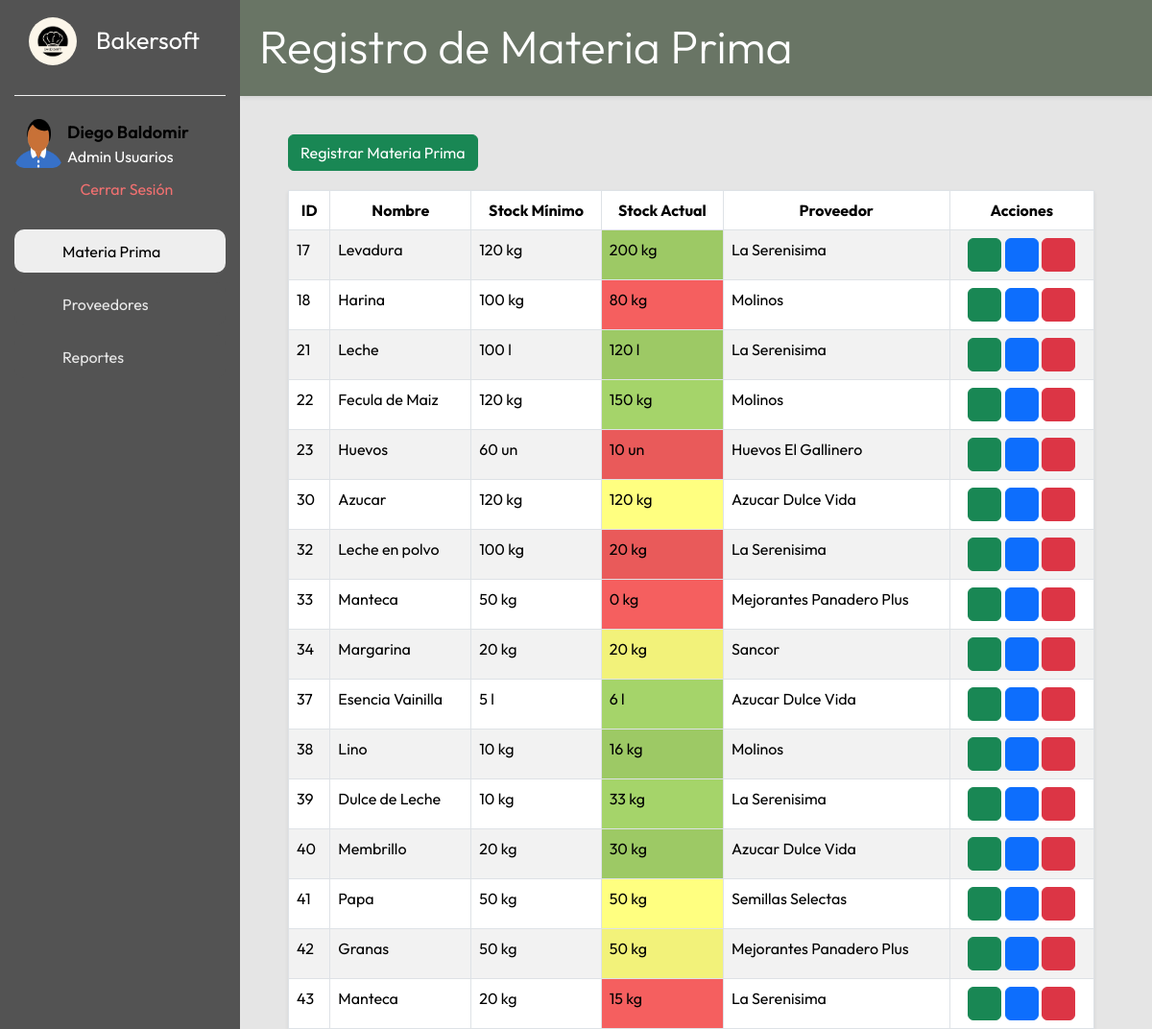
Page /bakersoft/materiaprima/vista/index.php (signed in) on the earlier database version.
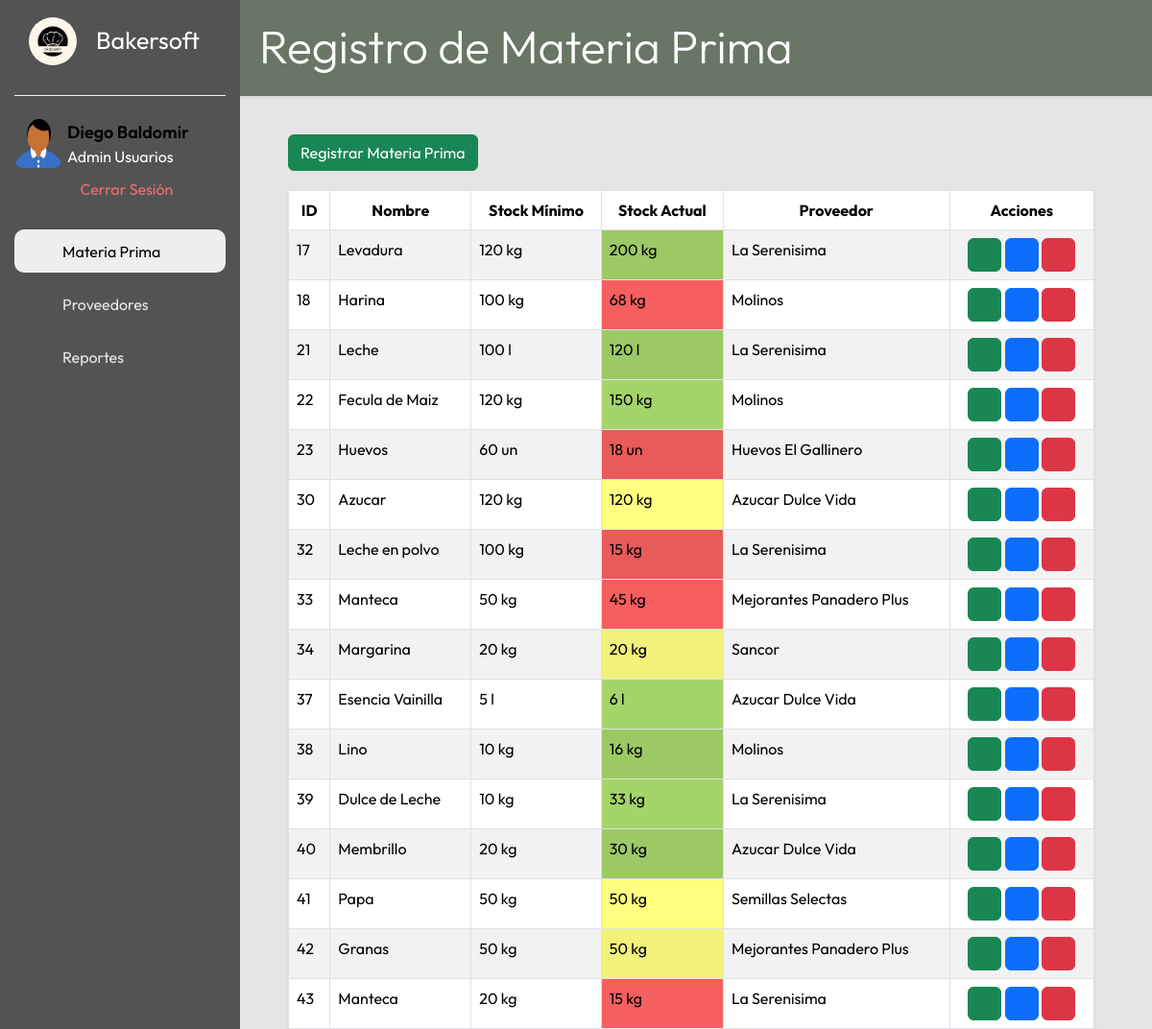
Same page on the later database version.
### tables this page shows
CREATE TABLE IF NOT EXISTS `materiaprima` (
  `id` int NOT NULL AUTO_INCREMENT,
  `nombre` varchar(100) NOT NULL,
  `lote` varchar(30) NOT NULL,
  `unidad_medida` varchar(10) NOT NULL,
  `es_perecedero` tinyint(1) NOT NULL DEFAULT '0',
  `fecha_vencimiento` date DEFAULT NULL,
  `stockminimo` int NOT NULL,
  `stockactual` int NOT NULL,
  `proveedor` int DEFAULT NULL,
  `estado` varchar(10) NOT NULL,
  `categoriaMP` int NOT NULL,
  PRIMARY KEY (`id`),
  UNIQUE KEY `uq_mp_nombre_lote` (`nombre`,`lote`),
  KEY `fk_materia_proveedor` (`proveedor`),
  KEY `fk_categoriaMP` (`categoriaMP`),
  KEY `idx_mp_perecedero_vto` (`es_perecedero`,`fecha_vencimiento`)
);

CREATE TABLE IF NOT EXISTS `proveedor` (
  `id_proveedor` int NOT NULL AUTO_INCREMENT,
  `nombre` varchar(100) NOT NULL,
  `email` varchar(50) NOT NULL,
  `telefono` varchar(20) NOT NULL,
  `calle` varchar(100) NOT NULL,
  `altura` int NOT NULL,
  `provincia` int NOT NULL,
  `localidad` int NOT NULL,
  `estado` varchar(20) NOT NULL,
  PRIMARY KEY (`id_proveedor`),
  KEY `fk_proveedor_provincia` (`provincia`),
  KEY `fk_proveedor_localidad` (`localidad`)
);

### Bakersoft/config/bd.php (called while the page is built)
<?php
class bd {
    private $host;
    private $dbname;
    private $user;
    private $password;
    function __construct(){
        $this->host = "localhost";
        $this->dbname = "bakersoft";
        $this->user = "root";
        $this->password = "";
    }
    public function conexion(){
    try{
        $PDO = new PDO("mysql:host=".$this->host.";dbname=".$this->dbname,$this->user,$this->password);
        return $PDO;
    }catch(PDOexception $ex){
        return $ex->getMessage();
    }
    }
}
?>

### Bakersoft/materiaprima/controlador/controladorMP.php (called while the page is built, shortened)
<?php
class controladorMP{
    private $modelo;
    public function __construct(){
        require_once("../modelo/modeloMP.php");
        $this->modelo = new modeloMP();
    }
    public function mostrarTodos(){
        return ($this->modelo->listarTodos() ? $this->modelo->listarTodos() : false);
    }
    public function consultaProveedor($id_proveedor){
        $consulta = $this->modelo->traeProveedor($id_proveedor);
        return $consulta;
    }
}
?>

### Bakersoft/materiaprima/modelo/modeloMP.php (called while the page is built, shortened)
<?php
class modeloMP {
    private $PDO;
    public function __construct(){
        require_once("../../config/bd.php");
        $con = new bd();
        $this->PDO = $con->conexion();
    }
    public function listarTodos(){
        $consulta = $this->PDO->prepare("SELECT * FROM materiaprima");
        return ($consulta->execute()) ? $consulta->fetchAll() : false;
    }
    public function traeProveedor($id){
        $consulta = $this->PDO->prepare("SELECT * FROM proveedor WHERE id_proveedor = :id");
        $consulta->bindParam(":id",$id);
        return ($consulta->execute()) ? $consulta->fetchAll() : false;
    }
}
?>

### Bakersoft/materiaprima/vista/index.php (the view, shortened to what this page needs)
<?php
    include_once("head/head.php");
    require_once("../controlador/controladorMP.php");
    $obj = new controladorMP();
    $filas = $obj->mostrarTodos();
?>
<div class="titulo-contenido shadow-sm"><h1 class="display-5">Registro de Materia Prima</h1></div>
<div class="contenido-principal">
    <div class="encabezado-tabla">
        <div>
            <button type="button" class="btn btn-success" data-bs-toggle="modal" data-bs-target="#registrarMP">
                Registrar Materia Prima
            </button>
        </div>
    </div>
    <div class="contenido">
        <div class="tabla-empleados">
            <table id="MP-lista" class="shadow-sm table table-striped table-hover table-bordered">
                <thead class="thead-dark">
                    <tr class="text-center">
                        <th scope="col">ID</th>
                        <th scope="col">Nombre</th>
                        <th scope="col">Stock Mínimo</th>
                        <th scope="col">Stock Actual</th>
                        <th scope="col">Proveedor</th>
                        <th scope="col">Acciones</th>
                    </tr>
                </thead>
                <tbody>
                    <?php if($filas): ?>
                    <?php foreach ($filas as $regmp){?>
                    <tr>
                        <td><?php echo $regmp['id'];?></td>
                        <td><?php echo $regmp['nombre'];?></td>
                        <td><?php echo $regmp['stockminimo'].' '.$regmp['unidad_medida'];?></td>
                        <td style="background-color: <?php if ($regmp['stockactual'] < $regmp['stockminimo']){
                            echo "#f55f5f";
                        }else if ($regmp['stockactual']==$regmp['stockminimo']){
                            echo "#ffff80";
                        } else {echo "#a5d46a";}
                     ?>"
                        ><?php echo $regmp['stockactual'].' '.$regmp['unidad_medida'];?></td>
                        <td><?php $prove = $obj->consultaProveedor($regmp['proveedor']);
                        echo $prove[0]['nombre'];
                        ?></td>
                        <td class="text-center">
                        <button class="btn btn-success verMPbtn" title="Consultar Materia Prima">
                            </button>
                            <button class="btn btn-primary editbtn" title="Editar Materia Prima">
                            </button>
                            <button class="btn btn-danger deletebtn" title="Eliminar Materia Prima">
                            </button>
                        </td>
                        <?php }  ?>
                        <?php else: ?>
                    <tr>
                        <td colspan="5" class="text-center">No existen registros para mostrar</td>
                    </tr>
                    <?php endif; ?>
                </tbody>
            </table>
        </div>
    </div>
    <?php
    require_once("foot/foot.php")
?>

Differences in the rows shown:
changed materiaprima "Harina": stockactual "80" → "68"
changed materiaprima "Huevos": stockactual "10" → "18"
changed materiaprima "Leche en polvo": stockactual "20" → "15"
changed materiaprima id 33: stockactual "0" → "45"
